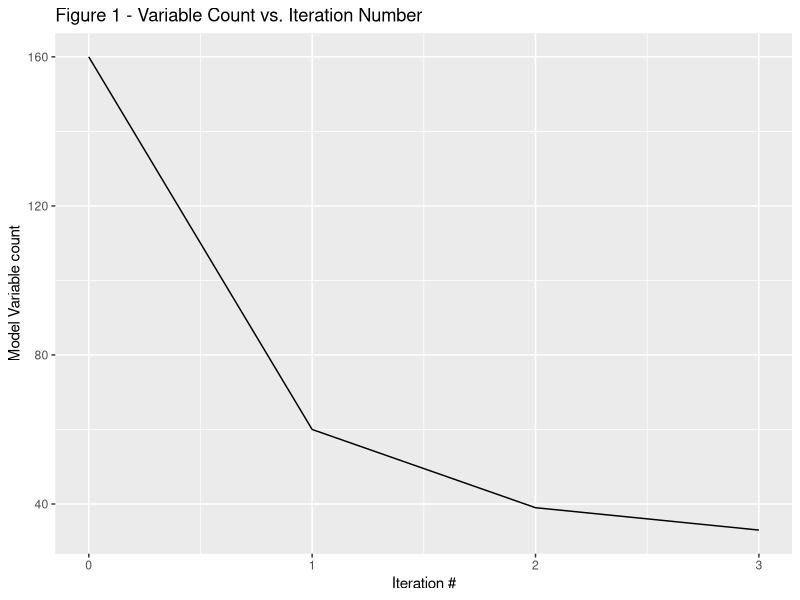

Recreate this plot in R. (Note: this script raises an error after producing the figure.)
# Figure one table summarizing results
library(knitr) # has kable function to build RMarkdown tables
activity.sum.table <- data.frame(ModelType=c("LDA", "RPART", "RF", "GBM"),
                                 InSampleError=rep(0, 4))


library(ggplot2)
iterNum <- c(0:3)
variableCount <- c(160, 60, 39, 33)  # var counts after each itr
df.var <- data.frame(itr=iterNum, varCount=variableCount)
pFig2 <- ggplot(df.var, aes(x=itr, y=varCount)) + geom_line()
pFig2 <- pFig2 + ggtitle("Figure 1 - Variable Count vs. Iteration Number")
pFig2 <- pFig2 +labs(x="Iteration #", y="Model Variable count")
pFig2 <- pFig2 + coord_cartesian(xlim=0:3) + scale_x_continuous(breaks=0:3)
pFig2 <- pFig2 + annotate("text", x = 0.5, y = 120, color = "darkgreen", angle = -43,
                          label = "Remove empty & sparsely populated variables")
pFig2 <- pFig2 + annotate("text", x = 1.5, y = 55, color = "darkorange1", angle = -11,
                          label = "Remove highly correlated variables")
pFig2 <- pFig2 + annotate("text", x = 2.5, y = 56, color = "blue", angle = 0,
                          label = "Remove low significance variables and")
pFig2 <- pFig2 + annotate("text", x = 2.5, y = 50, color = "blue", angle = 0,
                          label = "variables that shouldn't be predictors")
pFig2